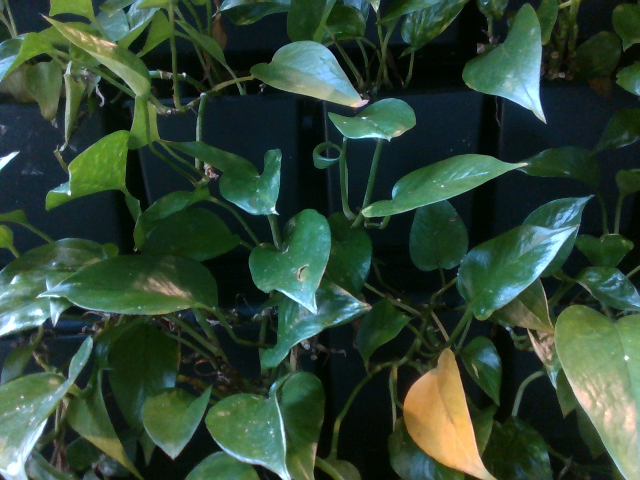
#> input picture test_results/Perception subsystem test/training_dataset/31.png, 640 x 480 px
$ python mahalanobis_raw_visualization.py
#> lines starting #> are read from the running program, lines starting #| are printed output that depends on the picture; after the words box and inside, x2 and y2 are one past the last pixel; in counts of white or black regions, pixels touching at a corner belong together
import cv2
import numpy as np
import matplotlib.pyplot as plt
import os

# --- CONFIGURATION ---
IMAGE_PATH = "training_dataset/31.png"  # Path to a single representative image
STATS_PATH = "perception_stats_cielab.npy"

# Three thresholds for comparison (Linear Mahalanobis Distance D)
THRESHOLDS = [1.0, 2.0, 3.0]

def plot_mahalanobis_direct_output():
    # 1. Load Stats and Image
    if not os.path.exists(IMAGE_PATH) or not os.path.exists(STATS_PATH):
        print("Error: Ensure your image and .npy files exist at the specified paths.")
        return

    mahal_data = np.load(STATS_PATH, allow_pickle=True).item()
#> (reads test_results/Perception subsystem test/perception_stats_cielab.npy from the repository)
    mu = mahal_data["yellow"]["mean"]
    inv_cov = mahal_data["yellow"]["inv_cov"]

    img_bgr = cv2.imread(IMAGE_PATH)
#> img_bgr is the input picture: shape (480, 640, 3); mean B, G, R 52.9, 69.8, 48.3
    img_rgb = cv2.cvtColor(img_bgr, cv2.COLOR_BGR2RGB)
    img_lab = cv2.cvtColor(img_bgr, cv2.COLOR_BGR2Lab)
#> img_lab: shape (480, 640, 3); mean of channels 0, 1, 2 67.8, 116.9, 135.1
    rows, cols, _ = img_bgr.shape
#> rows = 480; cols = 640

    # 2. Calculate Mahalanobis Distance Map
    pixels = img_lab.reshape(-1, 3).astype(float)
    diff = pixels - mu
    # Calculate D^2 first, then sqrt for linear distance D
    dist_sq = np.sum(diff * (diff @ inv_cov), axis=1).reshape(rows, cols)
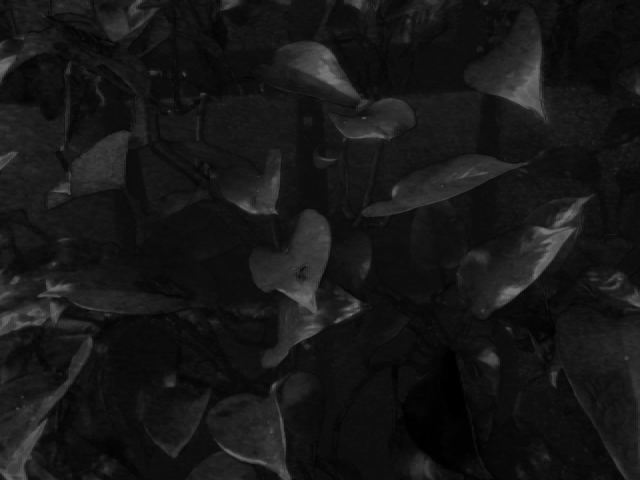
#> dist_sq: shape (480, 640) float64; min 0.191, max 122, mean 23
    dist_linear = np.sqrt(dist_sq)
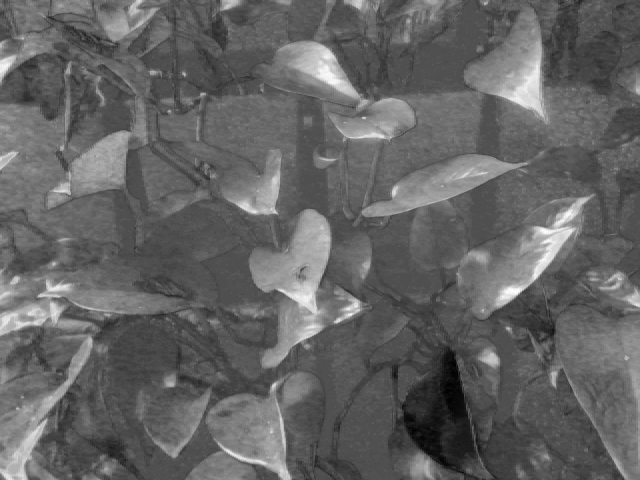
#> dist_linear: shape (480, 640) float64; min 0.437, max 11.04, mean 4.6; drawn with min black and max white

    # 3. Plotting (1x4 Grid)
    fig, axes = plt.subplots(1, 4, figsize=(24, 6))

    # [Plot 1] Original Input
    axes[0].imshow(img_rgb)
    axes[0].set_title("Original RGB Image", fontsize=16, fontweight='bold')
    axes[0].axis('off')

    # [Plots 2, 3, 4] Direct Segmentation Outputs
    for i, thresh in enumerate(THRESHOLDS):
        # Create binary mask (Pixels closer than threshold)
        mask = (dist_linear < thresh).astype(np.uint8) * 255

        # Visualize the mask directly (Black and White)
        # Or use a color-mapped version for better visibility:
        axes[i+1].imshow(mask, cmap='gray')
        axes[i+1].set_title(f"Output Mask ($D < {thresh}$)", fontsize=16, fontweight='bold')
        axes[i+1].axis('off')
#> this loop made 3 passes
#> pass 1, in plot_mahalanobis_direct_output, `mask = (dist_linear < thresh).astype(np.uint8) * 255`:
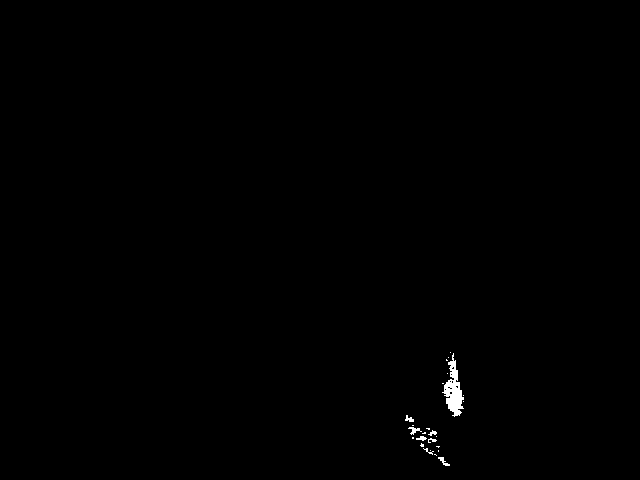
#> mask: shape (480, 640); 0.3% white; 25 white regions (17 under 20 px), largest, box (x1, y1, x2, y2) and area: (442, 353, 464, 417) 629, (408, 427, 422, 435) 49, (438, 457, 450, 466) 43
#> pass 2, in plot_mahalanobis_direct_output, `mask = (dist_linear < thresh).astype(np.uint8) * 255`:
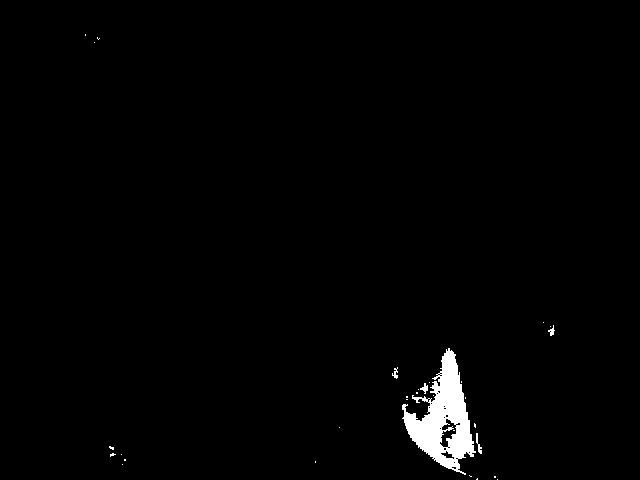
#> mask: shape (480, 640); 1.4% white; 31 white regions (26 under 20 px), largest, box (x1, y1, x2, y2) and area: (402, 348, 476, 475) 4130, (476, 433, 482, 454) 50, (420, 383, 428, 394) 43, (392, 367, 398, 379) 36, (548, 325, 555, 336) 35
#> pass 3, in plot_mahalanobis_direct_output, `mask = (dist_linear < thresh).astype(np.uint8) * 255`:
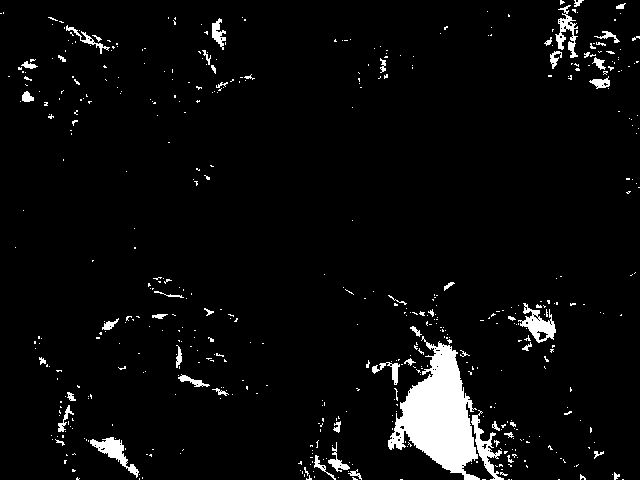
#> mask: shape (480, 640); 4.5% white; 528 white regions (472 under 20 px), largest, box (x1, y1, x2, y2) and area: (388, 336, 480, 480) 6506, (518, 303, 556, 343) 633, (471, 410, 504, 480) 631

    plt.tight_layout()
    plt.savefig('figures/mahalanobis_raw_visualization.png', dpi=300)
    plt.savefig('figures/mahalanobis_raw_visualization.pdf')
    print("Plot saved as mahalanobis_raw_visualization.png")
    plt.show()

if __name__ == "__main__":
    plot_mahalanobis_direct_output()
